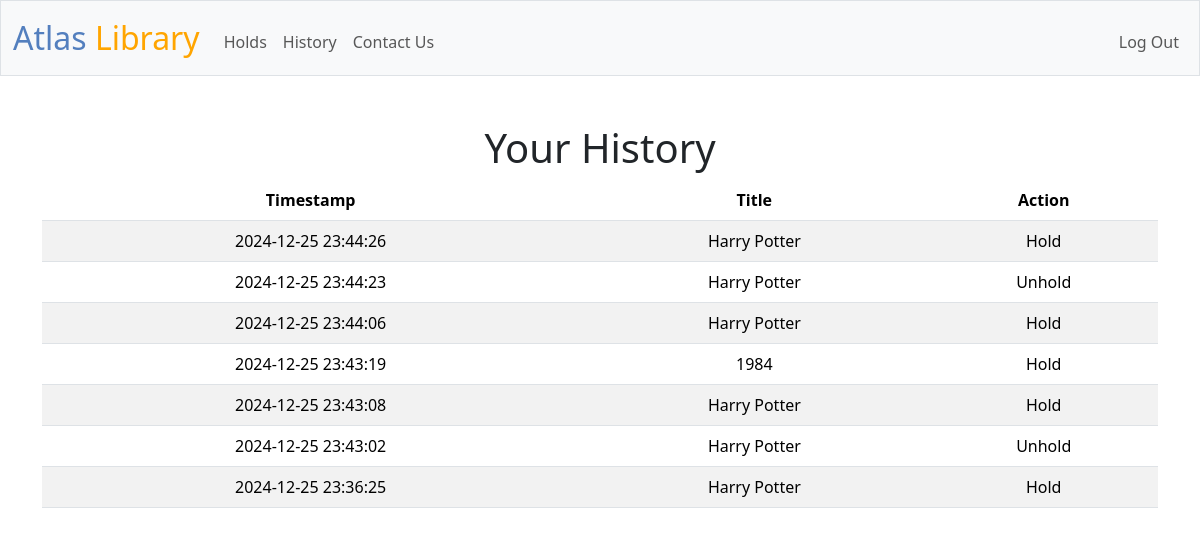
The app's page /history (signed in) with its own data.
### tables this page shows
CREATE TABLE history (id INTEGER PRIMARY KEY AUTOINCREMENT, title TEXT NOT NULL, action TEXT NOT NULL, timestamp DATETIME DEFAULT CURRENT_TIMESTAMP , user_id INTEGER);

### app.py (the view)
@app.route("/history")
@login_required
def history():
    history = db.execute("SELECT title, action, timestamp FROM history WHERE user_id = ? ORDER BY timestamp DESC", session["user_id"])
    return render_template("history.html", history=history)

### app.py (called while the page is built)
@app.after_request
def after_request(response):
    response.headers["Cache-Control"] = "no-cache, no-store, must-revalidate"
    response.headers["Expires"] = 0
    response.headers["Pragma"] = "no-cache"
    return response

### helpers.py (called while the page is built)
def login_required(f):
    @wraps(f)
    def decorated_function(*args, **kwargs):
        if session.get("user_id") is None:
            return redirect("/login")
        return f(*args, **kwargs)
    return decorated_function

### templates/history.html (shortened to what this page needs)
{% extends "layout.html" %}
{% block main %}
    <h1>Your History</h1>
    <table class="table table-striped">
        <thead>
            <tr>
                <th>Timestamp</th>
                <th>Title</th>
                <th>Action</th>
            </tr>
        </thead>
        <tbody>
            {% for record in history %}
                <tr>
                    <td>{{ record.timestamp }}</td>
                    <td>{{ record.title }}</td>
                    <td>{{ record.action }}</td>
                </tr>
            {% endfor %}
        </tbody>
    </table>
{% endblock %}

### templates/layout.html (shortened to what this page needs)
<!DOCTYPE html>
<html lang="en">
    <head>
        <link href="https://cdn.jsdelivr.net/npm/bootstrap@5.3.3/dist/css/bootstrap.min.css" rel="stylesheet">
        <link href="/static/styles.css" rel="stylesheet">
    </head>
    <body>
        <nav class="bg-light border navbar navbar-expand-md navbar-light">
            <div class="container-fluid">
                <a class="navbar-brand" href="/"><span class="blue">Atlas</span><span class="orange"> Library</span></a>
                <div class="collapse navbar-collapse" id="navbar">
                    {% if session["user_id"] %}
                    <ul class="navbar-nav me-auto mt-2">
                        <li class="nav-item"><a class="nav-link" href="/holds">Holds</a></li>
                        <li class="nav-item"><a class="nav-link" href="/history">History</a></li>
                        <li class="nav-item"><a class="nav-link" href="/contact">Contact Us</a></li>
                    </ul>
                        <ul class="navbar-nav ms-auto mt-2">
                            <li class="nav-item"><a class="nav-link" href="/logout">Log Out</a></li>
                        </ul>
                    {% else %}
                        <ul class="navbar-nav ms-auto mt-2">
                            <li class="nav-item"><a class="nav-link" href="/register">Register</a></li>
                            <li class="nav-item"><a class="nav-link" href="/login">Log In</a></li>
                        </ul>
                    {% endif %}
                </div>
            </div>
        </nav>
        <main class="container py-5 text-center">
            {% block main %}{% endblock %}
        </main>
    </body>
</html>

### static/styles.css (style rules this page uses)
nav .navbar-brand { font-size: xx-large; }
nav .navbar-brand .blue { color: #537fbe; }
nav .navbar-brand .orange { color: #FFA500; }

### records on screen
history: timestamp "2024-12-25 23:44:26", title "Harry Potter", action "Hold"
history: timestamp "2024-12-25 23:44:23", title "Harry Potter", action "Unhold"
history: timestamp "2024-12-25 23:44:06", title "Harry Potter", action "Hold"
history: timestamp "2024-12-25 23:43:19", title "1984", action "Hold"
history: timestamp "2024-12-25 23:43:08", title "Harry Potter", action "Hold"
history: timestamp "2024-12-25 23:43:02", title "Harry Potter", action "Unhold"
history: timestamp "2024-12-25 23:36:25", title "Harry Potter", action "Hold"
